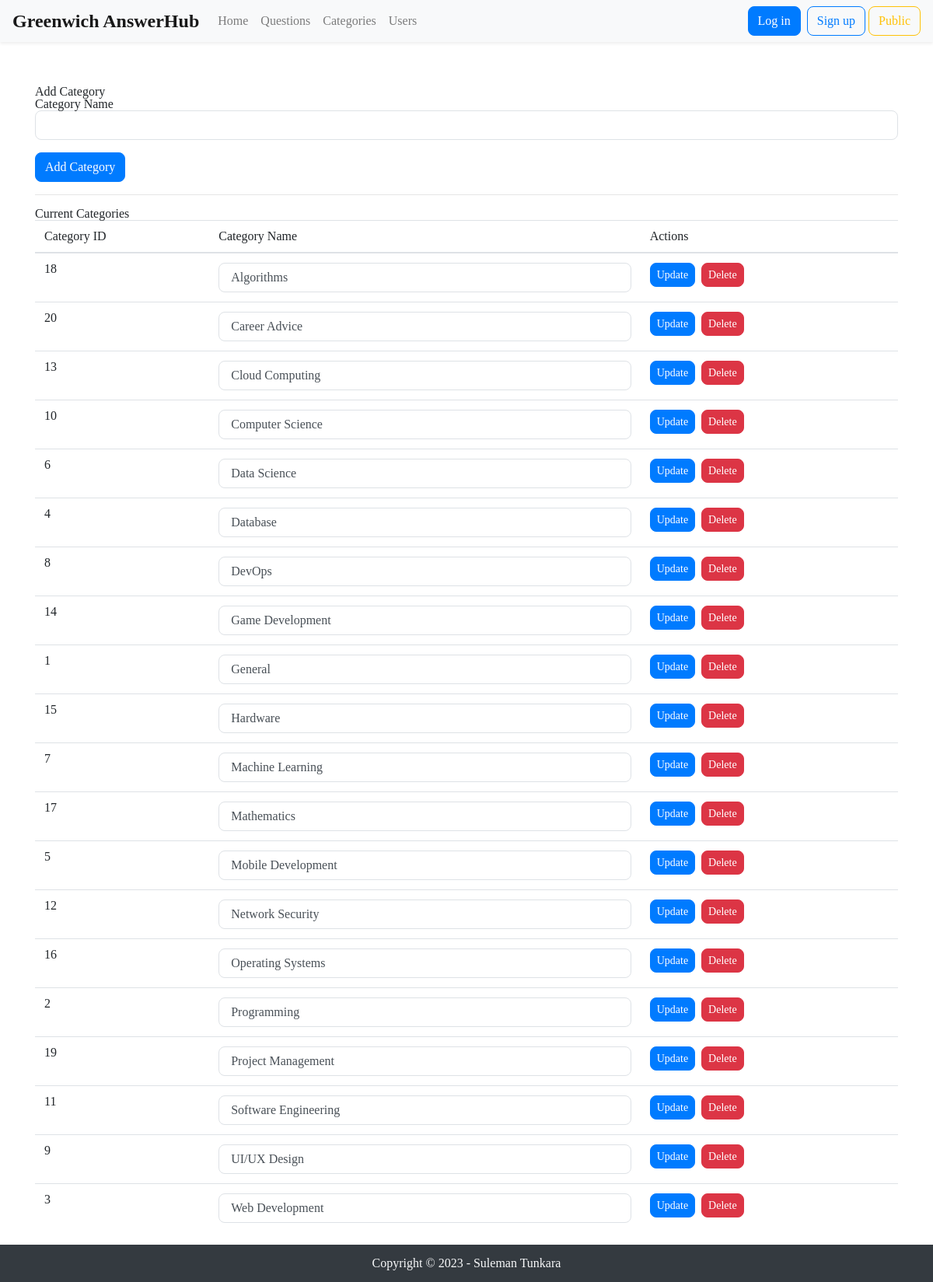
The app's page /admin/categories.php with its own data.
### tables this page shows
CREATE TABLE `category` (
  `id` int(11) NOT NULL AUTO_INCREMENT,
  `categoryName` varchar(100) NOT NULL,
  `created_at` timestamp NOT NULL DEFAULT current_timestamp(),
  PRIMARY KEY (`id`),
  KEY `idx_categoryName` (`categoryName`)
);

### admin/categories.php (called while the page is built, shortened)
<?php
include __DIR__ . '/../includes/DatabaseConnection.php';
include __DIR__ . '/../includes/DatabaseFunctions.php';
try {
    $categories = fetchAllCategories($pdo);
    include __DIR__ .  '/admin_templates/categories.html.php';
} catch (PDOException $e) {
    $title = 'An error has occurred';
    $output = 'Database error: ' . $e->getMessage();
}
include __DIR__ .  '/admin_templates/layout.html.php';
?>

### includes/DatabaseFunctions.php (called while the page is built, shortened)
<?php
function fetchAllCategories($pdo)
{
    $sql = 'SELECT id, categoryName FROM category';
    $stmt = $pdo->prepare($sql);
    $stmt->execute();
    return $stmt->fetchAll(PDO::FETCH_ASSOC);
}

### admin/admin_templates/categories.html.php (the view, shortened to what this page needs)
<body>
  <div class="container mt-5">
    <h1>Add Category</h1>
    <form action="categories.php" method="POST">
      <div class="mb-3">
        <label for="categoryName" class="form-label">Category Name</label>
        <input type="text" class="form-control" id="categoryName" name="categoryName" required>
      </div>
      <button type="submit" name="addCategory" class="btn btn-primary">Add Category</button>
    </form>
    <hr>
    <h2>Current Categories</h2>
    <table class="table">
      <thead>
        <tr>
          <th scope="col">Category ID</th>
          <th scope="col">Category Name</th>
          <th scope="col">Actions</th>
        </tr>
      </thead>
      <tbody>
        <?php foreach ($categories as $category) : ?>
          <tr>
            <td><?= htmlspecialchars($category['id'], ENT_QUOTES, 'UTF-8'); ?></td>
            <td>
              <form action="category_edit.php" method="POST">
                <input type="text" class="form-control" name="categoryName" value="<?= htmlspecialchars($category['categoryName'], ENT_QUOTES, 'UTF-8'); ?>">
            </td>
            <td>
              <button type="submit" name="updateCategory" class="btn btn-sm btn-primary float-left">Update</button>
              <form action="category_delete.php" method="POST" class="float-left mx-2">
                <button type="submit" name="deleteCategory" class="btn btn-sm btn-danger">Delete</button>
              </form>
            </td>
          </tr>
        <?php endforeach; ?>
      </tbody>
    </table>
  </div>
</body>

### templates/styles.css (style rules this page uses)
html, body, div, span, applet, object, iframe, h1, h2, h3, h4, h5, h6, p, blockquote, pre, a, abbr, acronym, address, big, cite, code, del, dfn, em, img, ins, kbd, q, s, samp, small, strike, strong, sub, sup, tt, var, b, u, i, center, dl, dt, dd, ol, ul, li, fieldset, form, label, legend, table, caption, tbody, tfoot, thead, tr, th, td, article, aside, canvas, details, embed, figure, figcaption, footer, header, hgroup, menu, nav, output, ruby, section, summary, time, mark, audio, video { margin: 0; padding: 0; border: 0; font-size: 100%; font: inherit; vertical-align: baseline; }
body { line-height: 1; }
table { border-collapse: collapse; border-spacing: 0; }
.btn { border-radius: 8px; font-weight: 500; transition: all 0.3s ease; }
.form-control { border-radius: 8px; border: 1px solid #dee2e6; padding: 12px 15px; transition: all 0.3s ease; }

### records on screen
category: id "18", categoryName "Algorithms"
category: id "20", categoryName "Career Advice"
category: id "13", categoryName "Cloud Computing"
category: id "10", categoryName "Computer Science"
category: id "6", categoryName "Data Science"
category: id "4", categoryName "Database"
category: id "8", categoryName "DevOps"
category: id "14", categoryName "Game Development"
category: id "1", categoryName "General"
category: id "15", categoryName "Hardware"
category: id "7", categoryName "Machine Learning"
category: id "17", categoryName "Mathematics"
category: id "5", categoryName "Mobile Development"
category: id "12", categoryName "Network Security"
category: id "16", categoryName "Operating Systems"
category: id "2", categoryName "Programming"
category: id "19", categoryName "Project Management"
category: id "11", categoryName "Software Engineering"
category: id "9", categoryName "UI/UX Design"
category: id "3", categoryName "Web Development"
